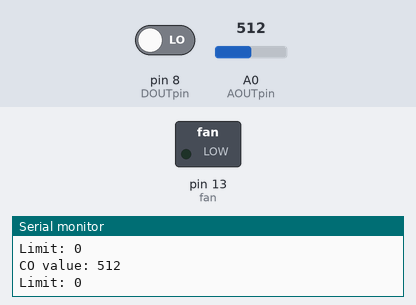
Recording of a sketch running on a simulated Arduino Uno, built with avr-gcc and run on an emulated ATmega328P. Shown: switched loads named in the sketch (green lamp = pin HIGH), the last lines printed to the serial monitor. The inputs (shaded band) are chosen by the test bench; at power-on: A0 (AOUTpin) = 512, pin 8 (DOUTpin) LOW.

Above: at 1.8 s.
1.9 s: A0 (AOUTpin) set to 211
4.2 s: A0 (AOUTpin) set to 191
At 7.2 s:
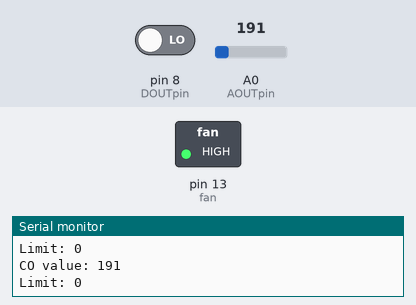
7.5 s: A0 (AOUTpin) set to 210
At 9.6 s:
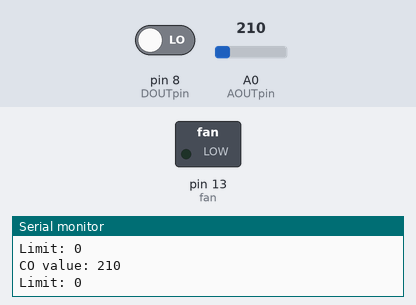
10.5 s: A0 (AOUTpin) set to 190
At 13.1 s:
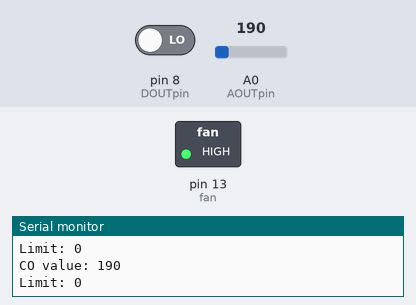
Timing chart, 0 to 14.5 s (numbered marks = the images above; inputs shaded):
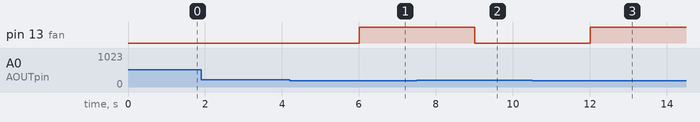

The sketch:

chim.ino
```cpp
/* MQ-7 Carbon Monoxide Sensor Circuit with Arduino */

const int AOUTpin=0;//the AOUT pin of the CO sensor goes into analog pin A0 of the arduino
const int DOUTpin=8;//the DOUT pin of the CO sensor goes into digital pin D8 of the arduino
const int fan=13;//the anode of the LED connects to digital pin D13 of the arduino

int limit;
int value;

void setup() {
Serial.begin(9600);//sets the baud rate
pinMode(DOUTpin, INPUT);//sets the pin as an input to the arduino
pinMode(fan, OUTPUT);//sets the pin as an output of the arduino
}

void loop()
{
value= analogRead(AOUTpin);//reads the analaog value from the CO sensor's AOUT pin
limit= digitalRead(DOUTpin);//reads the digital value from the CO sensor's DOUT pin
Serial.print("CO value: ");
Serial.println(value);//prints the CO value
Serial.print("Limit: ");
Serial.println(limit);//prints the limit reached as either LOW or HIGH (above or underneath)
delay(1000);
if (value > 200)
{
digitalWrite(fan, LOW);//if limit has been reached, LED turns on as status indicator
}
else
{
digitalWrite(fan, HIGH);//if threshold not reached, LED remains off
}
}
```

Measured:
- the behaviour switches between 201 and 200 on A0 (AOUTpin) (found by bisection; images 0 and 1)
- after the input at 4.2 s, pin 13 (fan): LOW → HIGH after 1.8 s
- after the input at 7.5 s, pin 13 (fan): HIGH → LOW after 1.5 s
- after the input at 10.5 s, pin 13 (fan): LOW → HIGH after 1.5 s
